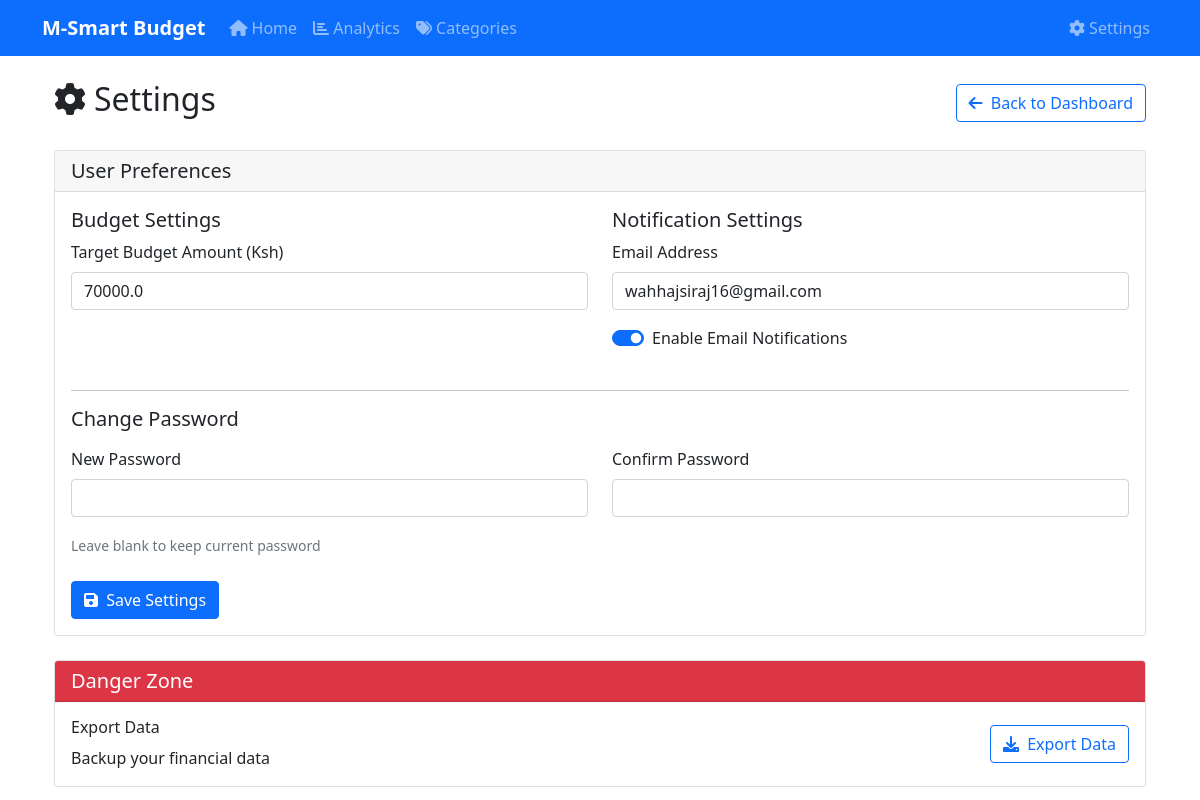
The app's page /settings, older data.
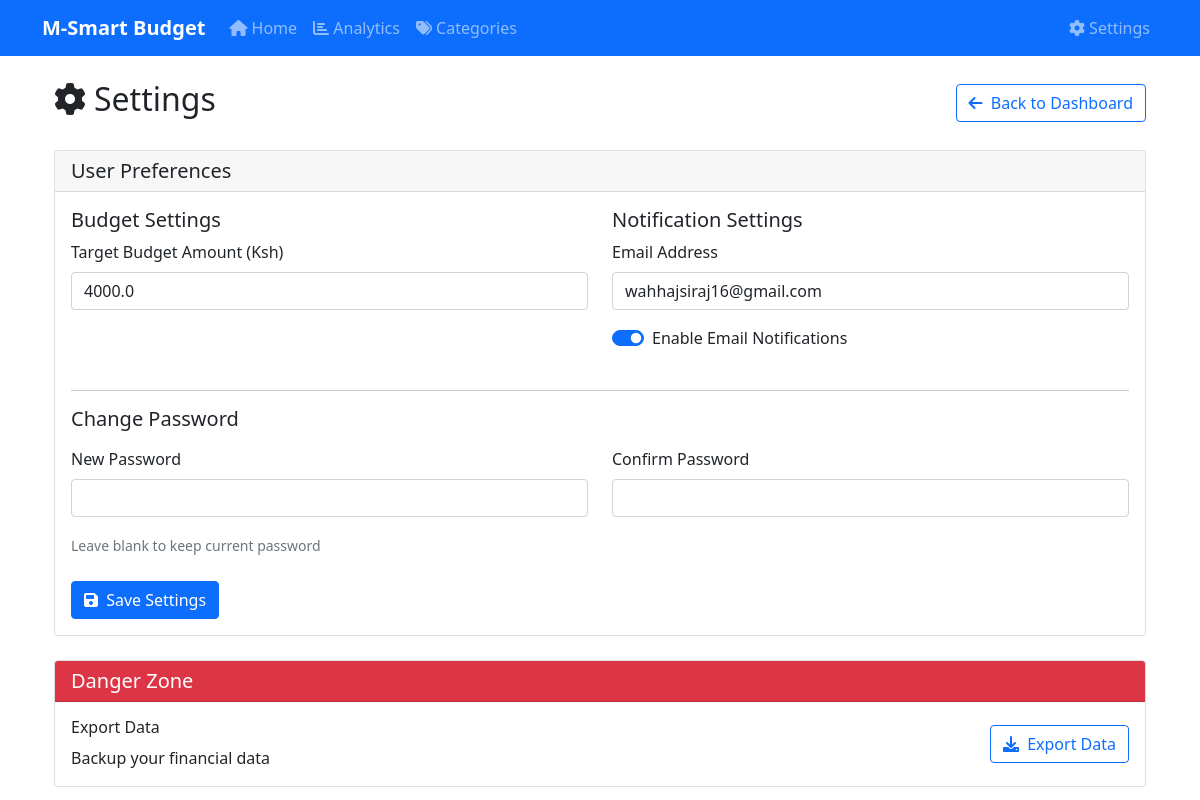
The same page, newer data.
### tables this page shows
CREATE TABLE user_settings (
                id INTEGER PRIMARY KEY DEFAULT 1 CHECK (id = 1),
                target_budget REAL CHECK(target_budget >= 0),
                email TEXT CHECK(email LIKE '%_@__%.__%'),
                email_notifications INTEGER DEFAULT 1 CHECK(email_notifications IN (0, 1)),
                updated_at TIMESTAMP DEFAULT CURRENT_TIMESTAMP
            , password_hash TEXT);

### app.py (the view, shortened to what this page needs)
@app.route('/settings', methods=['GET', 'POST'])
def settings():
    with closing(get_db_connection()) as conn:
        c = conn.cursor()
        c.execute("SELECT * FROM user_settings WHERE id = 1")
        settings = c.fetchone()
    return render_template('settings.html',
                         target_budget=settings['target_budget'] if settings and settings['target_budget'] else None,
                         email=settings['email'] or '' if settings else '',
                         notifications=bool(settings['email_notifications']) if settings else False)

### app.py (called while the page is built)
def get_db_connection():
    conn = sqlite3.connect(DB_NAME)
    conn.row_factory = sqlite3.Row
    return conn

### templates/settings.html (shortened to what this page needs)
{% extends "base.html" %}
{% block content %}
<div class="container mt-4">
    <div class="d-flex justify-content-between align-items-center mb-4">
        <h2><i class="fas fa-cog me-2"></i>Settings</h2>
        <a href="{{ url_for('index') }}" class="btn btn-outline-primary">
            <i class="fas fa-arrow-left me-1"></i> Back to Dashboard
        </a>
    </div>
    <div class="card">
        <div class="card-header">
            <h5 class="mb-0">User Preferences</h5>
        </div>
        <div class="card-body">
            <form method="POST">
                <div class="row mb-4">
                    <div class="col-md-6">
                        <h5>Budget Settings</h5>
                        <div class="mb-3">
                            <label class="form-label">Target Budget Amount (Ksh)</label>
                            <input type="number" step="0.01" class="form-control"
                                   name="target_budget" value="{{ target_budget if target_budget }}">
                        </div>
                    </div>
                    <div class="col-md-6">
                        <h5>Notification Settings</h5>
                        <div class="mb-3">
                            <label class="form-label">Email Address</label>
                            <input type="email" class="form-control"
                                   name="email" value="{{ email }}">
                        </div>
                        <div class="form-check form-switch mb-3">
                            <input class="form-check-input" type="checkbox"
                                   name="notifications" id="notifications"
                                   {{ 'checked' if notifications }}>
                            <label class="form-check-label" for="notifications">
                                Enable Email Notifications
                            </label>
                        </div>
                    </div>
                </div>
                <hr>
                <h5 class="mb-3">Change Password</h5>
                <div class="row">
                    <div class="col-md-6 mb-3">
                        <label class="form-label">New Password</label>
                        <input type="password" class="form-control" name="password">
                    </div>
                    <div class="col-md-6 mb-3">
                        <label class="form-label">Confirm Password</label>
                        <input type="password" class="form-control" name="password_confirm">
                    </div>
                </div>
                <small class="text-muted">Leave blank to keep current password</small>
                <div class="mt-4">
                    <button type="submit" class="btn btn-primary">
                        <i class="fas fa-save me-1"></i> Save Settings
                    </button>
                </div>
            </form>
        </div>
    </div>
    <div class="card mt-4">
        <div class="card-header bg-danger text-white">
            <h5 class="mb-0">Danger Zone</h5>
        </div>
        <div class="card-body">
            <div class="d-flex justify-content-between align-items-center">
                <div>
                    <h6>Export Data</h6>
                    <p class="mb-0">Backup your financial data</p>
                </div>
                <a href="{{ url_for('export_data') }}" class="btn btn-outline-primary">
                    <i class="fas fa-download me-1"></i> Export Data
                </a>
            </div>
        </div>
    </div>
</div>
{% endblock %}

Row changes from the older to the newer data that the page shows:
changed user_settings "wahhajsiraj16@gmail.com": target_budget "70000.0" → "4000.0"
